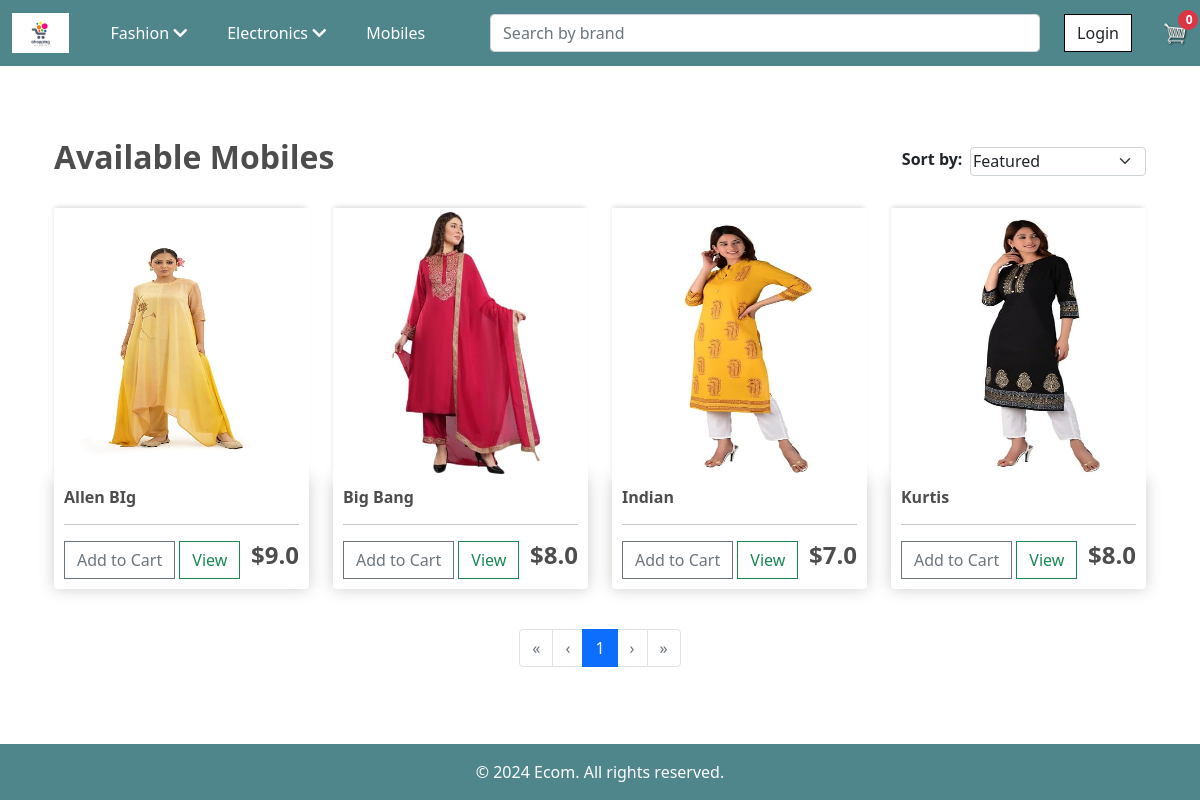
Screenshot of /wshirts/ with the database file from the repository.
### store/models.py (models this page shows, shortened)
class Product(models.Model):
    CATEGORY_CHOICES = (
        ('mobile', 'Mobiles'),
        ('m_shirts', 'MensShirts'),
        ('m_tshirt', 'MensTShirts'),
        ('m_jeans', 'MensJeans'),
        ('m_hoodies', 'MensHoodies'),
        ('m_shoes', 'MensShoes'),
        ('w_shirts', 'WomenShirts'),
        ('w_tshirt', 'WomenTShirts'),
        ('w_jeans', 'WomenJeans'),
        ('w_hoodies', 'WomenHoodies'),
        ('w_shoes', 'WomenShoes'),
        ('laptops', 'Laptop'),
        ('smartwatch', 'SmartWatch'),
        ('headphones', 'HeadPhones'),
        ('refrigerator', 'Refrigerator'),
        ('camera', 'Camera'),
    )
    name = models.CharField(max_length=200)
    price = models.FloatField()
    category = models.CharField(choices=CATEGORY_CHOICES, max_length=200, default='mobile')
    brand = models.CharField(max_length=100, null=True, blank=True)
    digital = models.BooleanField(default=False, null=True, blank=True)
    image = models.ImageField(null=True, blank=True)

### store/views.py (the view)
# urls.py: path('wshirts/', views.wshirts, name='w_shirts'),
def wshirts(request):
    return render_products(request, 'w_shirts', 'store/women_shirts.html')

### store/utils.py (called while the page is built, shortened)
def cookie_cart(request):
    try:
        cart = json.loads(request.COOKIES.get('cart', '{}'))
    except json.JSONDecodeError:
        print('Failed to decode cart cookie.')
        cart = {}
    items = []
    order = {'get_cart_total': 0, 'get_cart_items': 0, 'shipping': False}
    cartItems = order['get_cart_items']
    return {'cartItems': cartItems, 'order': order, 'items': items}

def get_cart_data(request):
    if request.user.is_authenticated:
        user = request.user
        order, created = Order.objects.get_or_create(user=user, complete=False)
        items = order.orderitem_set.all()
        cartItems = order.get_cart_items
    else:
        cookieData = cookie_cart(request)
        cartItems = cookieData.get('cartItems', 0)
        order = cookieData.get('order', {'get_cart_total': 0, 'get_cart_items': 0, 'shipping': False})
        items = cookieData.get('items', [])
    has_items = cartItems > 0
    return {'cartItems': cartItems, 'order': order, 'items': items, 'has_items': has_items}

### store/templates/store/women_shirts.html (shortened to what this page needs)
{% extends 'store/main.html' %}
{% load static %}
{% block content %}
<div class="container my-4">
     <div class="row mb-4 align-items-center">
        <div class="col-lg-6">
            <h2 class="fw-bold">Available Mobiles</h2>
        </div>
        <div class="col-lg-6 text-end">
            <form method="get" class="d-flex justify-content-end">
                <label for="sort" class="me-2 fw-bold">Sort by:</label>
                <select name="sort" id="sort" class="form-select w-auto custom-p" onchange="this.form.submit()">
                    <option value="" {% if not sort_by %}selected{% endif %}>Featured</option>
                </select>
            </form>
        </div>
    </div>
    <div class="row">
        {% for product in products %}
        <div class="col-lg-3">
            <img class="thumbnail" src="{{ product.image.url }}" alt="{{ product.name }}" style="max-width:100%;">
            <div class="box-element product mb-3">
                <h6><strong>{{ product.name }}</strong></h6>
                <hr>
                {% if user.is_authenticated %}
                <button
                        data-product="{{ product.id }}"
                        data-action="add"
                        class="btn btn-outline-secondary add-btn update-cart">
                    Add to Cart
                </button>
                {% else %}
                <a href="{% url 'login' %}" class="btn btn-outline-secondary">
                    Add to Cart
                </a>
                {% endif %}
                <a class="btn btn-outline-success" href="{% url 'views' pk=product.id %}">View</a>
                <h4 style="display: inline-block; float: right"><strong>${{ product.price }}</strong></h4>
            </div>
        </div>
        {% empty %}
        <p>No kurtis available at the moment.</p>
        {% endfor %}
    </div>
    <div class="pagination justify-content-center mt-4">
        <ul class="pagination">
            {% if products.has_previous %}
            <li class="page-item">
                <a class="page-link" href="?page=1" aria-label="First">
                    <span aria-hidden="true">&laquo;</span>
                </a>
            </li>
            <li class="page-item">
                <a class="page-link" href="?page={{ products.previous_page_number }}" aria-label="Previous">
                    <span aria-hidden="true">&lsaquo;</span>
                </a>
            </li>
            {% else %}
            <li class="page-item disabled">
                <a class="page-link" aria-disabled="true">&laquo;</a>
            </li>
            <li class="page-item disabled">
                <a class="page-link" aria-disabled="true">&lsaquo;</a>
            </li>
            {% endif %}
            {% for num in products.paginator.page_range %}
            {% if products.number == num %}
            <li class="page-item active"><a class="page-link">{{ num }}</a></li>
            {% elif num > products.number|add:'-3' and num < products.number|add:'3' %}
            <li class="page-item"><a class="page-link" href="?page={{ num }}">{{ num }}</a></li>
            {% elif num == 1 or num == products.paginator.num_pages %}
            <li class="page-item"><a class="page-link" href="?page={{ num }}">{{ num }}</a></li>
            {% elif num == products.number|add:'-4' or num == products.number|add:'4' %}
            <li class="page-item disabled"><a class="page-link">...</a></li>
            {% endif %}
            {% endfor %}
            {% if products.has_next %}
            <li class="page-item">
                <a class="page-link" href="?page={{ products.next_page_number }}" aria-label="Next">
                    <span aria-hidden="true">&rsaquo;</span>
                </a>
            </li>
            <li class="page-item">
                <a class="page-link" href="?page={{ products.paginator.num_pages }}" aria-label="Last">
                    <span aria-hidden="true">&raquo;</span>
                </a>
            </li>
            {% else %}
            <li class="page-item disabled">
                <a class="page-link" aria-disabled="true">&rsaquo;</a>
            </li>
            <li class="page-item disabled">
                <a class="page-link" aria-disabled="true">&raquo;</a>
            </li>
            {% endif %}
        </ul>
    </div>
</div>
{% endblock content %}

### static/css/main.css (style rules this page uses)
body { background-color: white; padding-top: 50px !important; padding-bottom: 50px !important; }
h1, h2, h3, h4, h5, h6 { color: hsl(0, 0%, 30%); }
.box-element { box-shadow: 0 0 16px hsl(0, 0%, 80%); background-color: #fff; border-radius: 4px; padding: 10px; }
.thumbnail { width: 100%; height: 270px; box-shadow: -1px -3px 5px -2px rgba(214, 214, 214, 1); }
.product { border-radius: 0 0 4px 4px; }
.btn { border-radius: 0; }

### store/templates/store/women_shirts.html (style rules this page uses)
.custom-p { padding: .10rem 2.25rem .10rem .10rem !important; }

### rows the page displays
Product: image (picture), name "Allen BIg", price "9.0"
Product: image (picture), name "Big Bang", price "8.0"
Product: image (picture), name "Indian", price "7.0"
Product: image (picture), name "Kurtis", price "8.0"

### other values shown
{{ cartItems }} "0"
{{ num }} "1"
